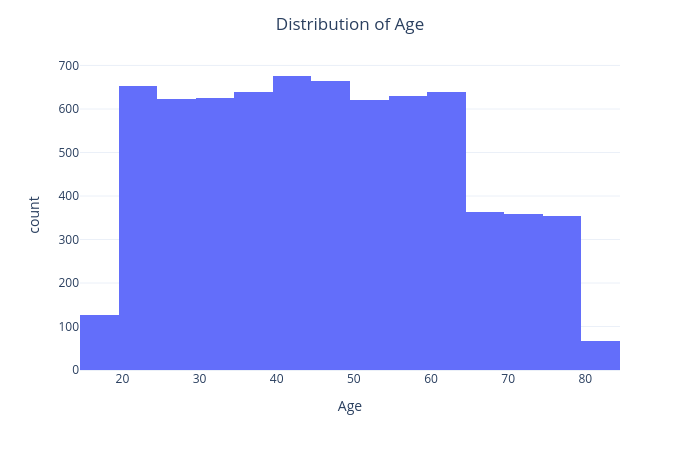
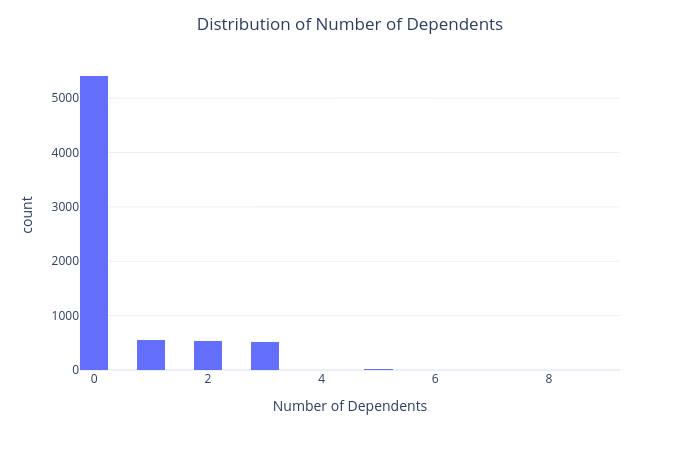

Notebook code for these charts, in order:
### Code cell
imp_num = ['Age', 'Number of Dependents', 'Population', 'Number of Referrals', 'Tenure in Months', 'Avg Monthly GB Download', 'Monthly Charge', 'Total Long Distance Charges', 'Total Revenue', 'CLTV']
for col in imp_num:
    fig = px.histogram(df, x=col, nbins=30)
    fig.update_layout(template='plotly_white', width=700, height=450, title=dict(text=f'Distribution of {col}', x=0.5))
    fig.show()

### Figure 1 — Plotly figure (JSON) as saved in the notebook; plotly's stock layout.template omitted (floating-point values rounded to 4 significant figures; data arrays with more than 128 entries replaced by an {"elided": "..."} marker saying what was removed)
{"data": [{"bingroup": "x", "hovertemplate": "Age=%{x}<br>count=%{y}<extra></extra>", "legendgroup": "", "marker": {"color": "#636efa", "pattern": {"shape": ""}}, "name": "", "nbinsx": 30, "orientation": "v", "showlegend": false, "type": "histogram", "x": {"elided": "7043 int values"}, "xaxis": "x", "yaxis": "y"}], "layout": {"barmode": "relative", "height": 450, "legend": {"tracegroupgap": 0}, "margin": {"t": 60}, "title": {"text": "Distribution of Age", "x": 0.5}, "width": 700, "xaxis": {"anchor": "y", "domain": [0, 1], "title": {"text": "Age"}}, "yaxis": {"anchor": "x", "domain": [0, 1], "title": {"text": "count"}}}}

### Figure 2 — Plotly figure (JSON) as saved in the notebook; plotly's stock layout.template omitted (floating-point values rounded to 4 significant figures; data arrays with more than 128 entries replaced by an {"elided": "..."} marker saying what was removed)
{"data": [{"bingroup": "x", "hovertemplate": "Number of Dependents=%{x}<br>count=%{y}<extra></extra>", "legendgroup": "", "marker": {"color": "#636efa", "pattern": {"shape": ""}}, "name": "", "nbinsx": 30, "orientation": "v", "showlegend": false, "type": "histogram", "x": {"elided": "7043 int values"}, "xaxis": "x", "yaxis": "y"}], "layout": {"barmode": "relative", "height": 450, "legend": {"tracegroupgap": 0}, "margin": {"t": 60}, "title": {"text": "Distribution of Number of Dependents", "x": 0.5}, "width": 700, "xaxis": {"anchor": "y", "domain": [0, 1], "title": {"text": "Number of Dependents"}}, "yaxis": {"anchor": "x", "domain": [0, 1], "title": {"text": "count"}}}}
